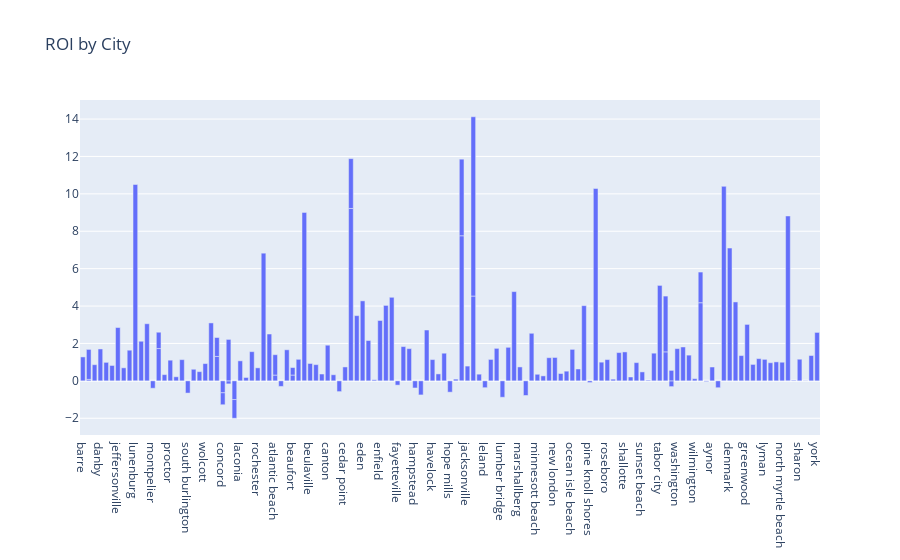

Notebook source saved alongside this figure:
### Code cell
import plotly.graph_objects as go

roi_fig = go.Figure(data=[
    go.Bar(name='ROI', x=lists_town_home_price_occ_all['town'], y=lists_town_home_price_occ_all['median_ROI']),
])
# Change the bar mode
roi_fig.update_layout(title_text = 'ROI by City', barmode='group')
roi_fig.show()

### Figure 1 — Plotly figure (JSON) as saved in the notebook; plotly's stock layout.template omitted (floating-point values rounded to 4 significant figures; data arrays with more than 128 entries replaced by an {"elided": "..."} marker saying what was removed)
{"data": [{"name": "ROI", "type": "bar", "x": {"elided": "141 str values"}, "y": {"elided": "141 float values"}}], "layout": {"barmode": "group", "title": {"text": "ROI by City"}}}
